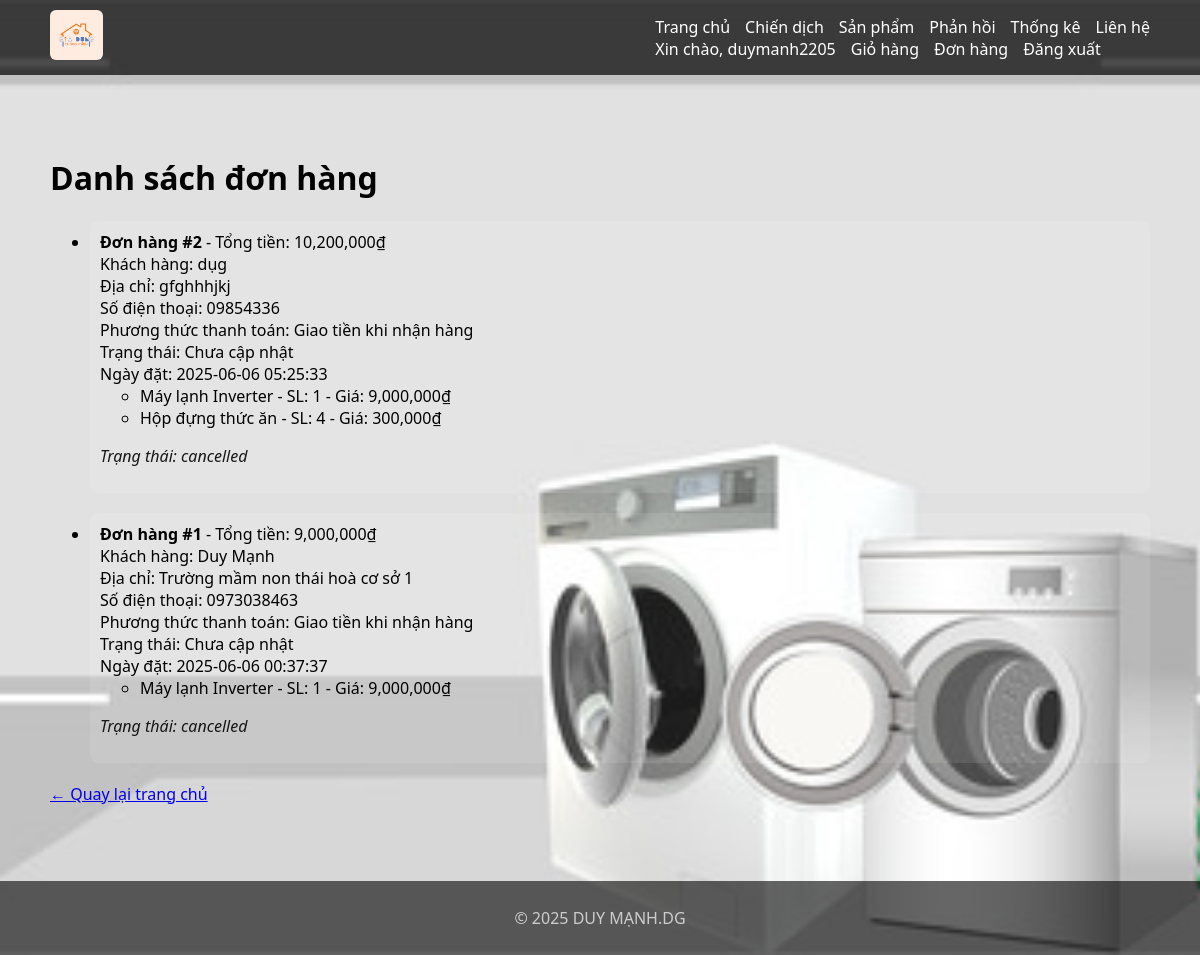
/orders (signed in), run on the app's committed database.
### tables this page shows
CREATE TABLE orders (
    id INTEGER PRIMARY KEY AUTOINCREMENT,
    user_id INTEGER,
    total_price INTEGER,
    payment_method TEXT,
    created_at TIMESTAMP DEFAULT CURRENT_TIMESTAMP,
    customer_name TEXT,
    phone TEXT,
    address TEXT,
    status TEXT DEFAULT 'pending',
    FOREIGN KEY(user_id) REFERENCES users(id)
);

CREATE TABLE order_items (
    id INTEGER PRIMARY KEY AUTOINCREMENT,
    order_id INTEGER,
    product_id INTEGER,
    quantity INTEGER,
    price INTEGER,
    FOREIGN KEY(order_id) REFERENCES orders(id),
    FOREIGN KEY(product_id) REFERENCES products(id)
);

CREATE TABLE products (
    id INTEGER PRIMARY KEY AUTOINCREMENT,
    name TEXT,
    description TEXT,
    price INTEGER,
    image_url TEXT,
    category_id INTEGER,
    FOREIGN KEY(category_id) REFERENCES categories(id)
);

### app.py (the view)
@app.route('/orders')
def orders():
    if 'user_id' not in session:
        flash("Bạn cần đăng nhập để xem đơn hàng.")
        return redirect(url_for('login'))
    user_id = session['user_id']
    conn = get_db()
    c = conn.cursor()
    c.execute("SELECT * FROM orders WHERE user_id = ? ORDER BY created_at DESC", (user_id,))
    orders = c.fetchall()
    orders_detail = []
    for order in orders:
        c.execute("""
            SELECT products.name, order_items.quantity, order_items.price,
            (order_items.quantity * order_items.price) AS total_price
            FROM order_items JOIN products ON order_items.product_id = products.id
            WHERE order_items.order_id = ?
        """, (order['id'],))
        items = c.fetchall()
        orders_detail.append({
            'order': order,
            'items': items
        })
    conn.close()
    return render_template('orders.html', orders=orders_detail)

### app.py (called while the page is built)
def get_db():
    conn = sqlite3.connect(DATABASE)
    conn.row_factory = sqlite3.Row
    return conn

### templates/orders.html (shortened to what this page needs)
{% extends 'base.html' %}
{% block content %}
<div class="glass-container">
    <h1>Danh sách đơn hàng</h1>
    {% if orders %}
        <ul>
        {% for order_detail in orders %}
            {% set order = order_detail['order'] %}
            <li style="margin-bottom: 20px; padding: 10px; background: rgba(255,255,255,0.1); border-radius: 8px;">
                <strong>Đơn hàng #{{ order['id'] }}</strong> - Tổng tiền: {{ "{:,.0f}".format(order['total_price']) }}₫<br>
                Khách hàng: {{ order['customer_name'] }}<br>
                Địa chỉ: {{ order['address'] }}<br>
                Số điện thoại: {{ order['phone'] }}<br>
                Phương thức thanh toán: {{ order['payment_method'] }}<br>
                Trạng thái: {{ order['status'] if 'status' in order else 'Chưa cập nhật' }}<br>
                Ngày đặt: {{ order['created_at'] }}<br>
                <ul>
                    {% for item in order_detail['items'] %}
                        <li>{{ item['name'] }} - SL: {{ item['quantity'] }} - Giá: {{ "{:,.0f}".format(item['price']) }}₫</li>
                    {% endfor %}
                </ul>
                {% if order['status'] != 'cancelled' and order['status'] != 'completed' %}
                <form action="{{ url_for('cancel_order', order_id=order['id']) }}" method="post" style="margin-top:10px;">
                     {% set order_id = order['id'] %}
                    <button type="submit" onclick="return confirm('Bạn có chắc muốn hủy đơn hàng #{{ order_id }} không?')">Hủy đơn hàng</button>
                </form>
                {% else %}
                    <p class="order-status">
                        <em>Trạng thái: {{ order['status'] if order['status'] else 'Chưa cập nhật' }}</em></p>
                {% endif %}
            </li>
        {% endfor %}
        </ul>
    {% else %}
        <p>Bạn chưa có đơn hàng nào.</p>
    {% endif %}
    <p><a href="{{ url_for('index') }}">← Quay lại trang chủ</a></p>
</div>
{% endblock %}

### templates/base.html (shortened to what this page needs)
<!DOCTYPE html>
<html lang="vi">
<head>
    <link rel="stylesheet" href="{{ url_for('static', filename='css/style.css') }}" />
</head>
<body>
<header>
    <div class="container header-flex">
        <a href="{{ url_for('index') }}">
            <img src="{{ url_for('static', filename='images/logo.png') }}" alt="Logo" height="50" />
        </a>
        <div class="right-section">
            <nav class="main-nav">
                <a href="{{ url_for('index') }}">Trang chủ</a>
                <a href="{{ url_for('campaign') }}">Chiến dịch</a>
                <a href="{{ url_for('products') }}">Sản phẩm</a>
                <a href="{{ url_for('feedback') }}">Phản hồi</a>
                <a href="{{ url_for('stats') }}">Thống kê</a>
                <a href="{{ url_for('contact') }}">Liên hệ</a>
            </nav>
            <div class="user-menu">
                {% if session.get('username') %}
                    <span>Xin chào, {{ session['username'] }}</span>
                    <a href="{{ url_for('cart') }}">Giỏ hàng</a>
                    <a href="{{ url_for('orders') }}">Đơn hàng</a>
                    <a href="{{ url_for('logout') }}">Đăng xuất</a>
                {% else %}
                    <a href="{{ url_for('login') }}">Đăng nhập</a>
                    <a href="{{ url_for('register') }}">Đăng ký</a>
                {% endif %}
            </div>
        </div>
    </div>
</header>
<main class="container">
    {% block content %}{% endblock %}
</main>
<footer>
    <p>&copy; 2025 DUY MẠNH.DG</p>
</footer>
</body>
</html>

### static/css/style.css (style rules this page uses)
body { margin: 0; padding: 0; font-family: 'Segoe UI', sans-serif; background: url('/static/images/background.jpg') no-repeat center center fixed; background-size: cover; background-repeat: no-repeat; background-position: center center; position: relative; min-height: 100vh; }
header { background: rgba(0, 0, 0, 0.7); color: white; padding: 10px 0; }
.header-flex { max-width: 1100px; margin: 0 auto; display: flex; justify-content: space-between; align-items: center; padding: 0 20px; }
header img { height: 50px; border-radius: 6px; }
.main-nav, .user-menu { display: flex; gap: 15px; align-items: center; }
.main-nav a, .user-menu a, .user-menu span { color: white; text-decoration: none; font-size: 16px; }
.glass-container { color: black !important; max-width: 1100px; margin: 30px auto; padding: 30px; background: transparent; color: white; border-radius: 12px; }
footer { text-align: center; padding: 10px; color: #ccc; background: rgba(0, 0, 0, 0.6); }
.order-status { color: rgb(23, 22, 22); font-style: italic; }

### data on the page
orders: id "2", total_price "10,200,000", customer_name "dụg", address "gfghhhjkj", phone "09854336", payment_method "Giao tiền khi nhận hàng", created_at "2025-06-06 05:25:33", status "cancelled"
order_items: name "Máy lạnh Inverter", quantity "1", price "9,000,000"
order_items: name "Hộp đựng thức ăn", quantity "4", price "300,000"
orders: id "1", total_price "9,000,000", customer_name "Duy Mạnh", address "Trường mầm non thái hoà cơ sở 1", phone "0973038463", payment_method "Giao tiền khi nhận hàng", created_at "2025-06-06 00:37:37", status "cancelled"
order_items: name "Máy lạnh Inverter", quantity "1", price "9,000,000"

### other printed values
{{ session['username'] }} "duymanh2205"
{{ order['status'] if 'status' in order else 'Chưa cập nhật' }} "Chưa cập nhật" "Chưa cập nhật"
